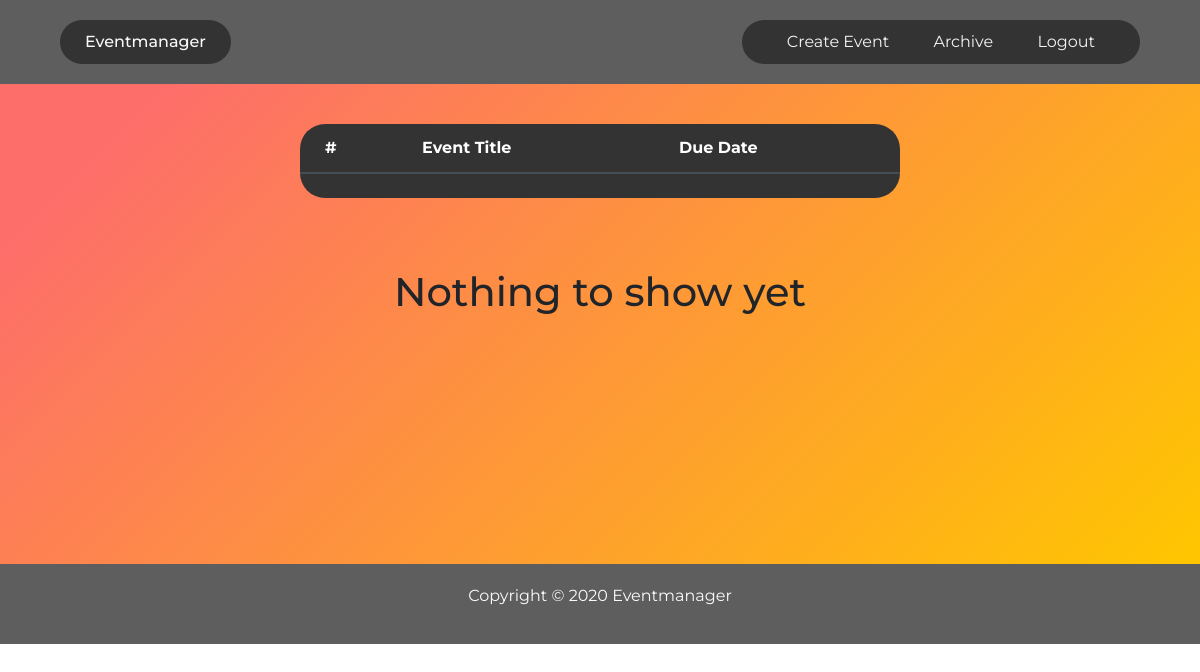
The app's page /archive (signed in), older data.
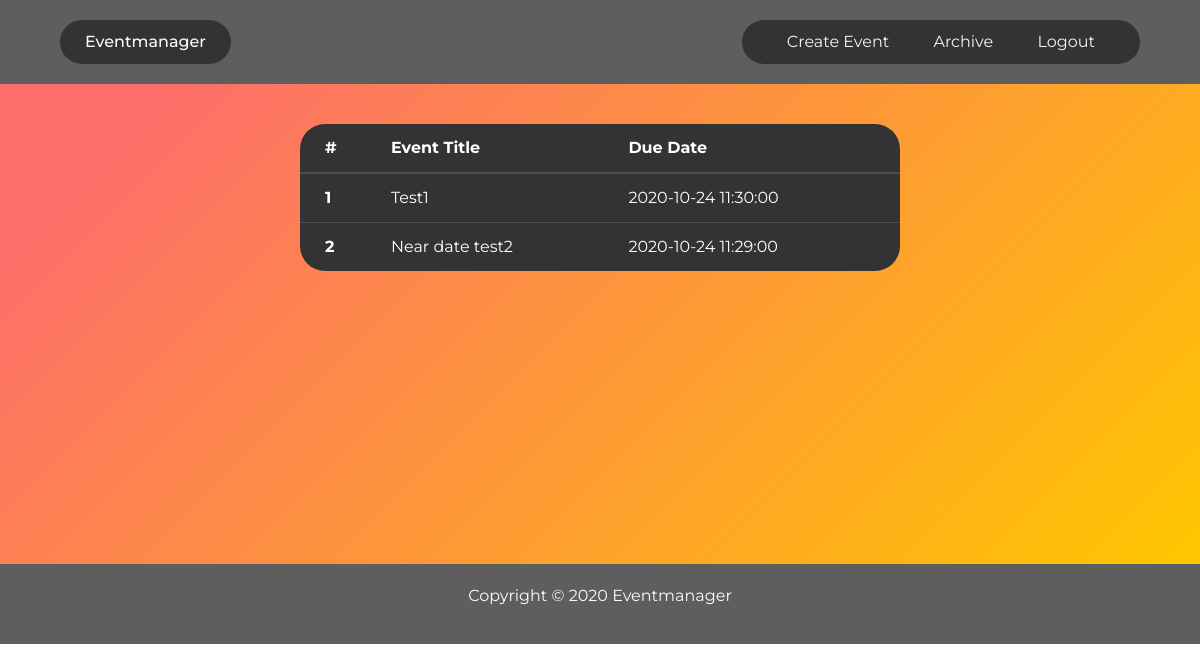
The same page, newer data.
### app/models.py (models this page shows, shortened)
class Event (db.Model):
    id = db.Column(db.Integer, primary_key=True)
    title = db.Column(db.String, nullable=False)
    created = db.Column(
        db.DateTime, nullable=False, default=datetime.utcnow)
    due_date = db.Column(db.DateTime, nullable=False)
    description = db.Column(db.Text)
    archived = db.Column(db.Boolean, nullable=False, default=False)
    user_id = db.Column(db.Integer, db.ForeignKey('user.id'), nullable=False)

### app/routes.py (the view)
@app.route("/archive")
@login_required
def archive():
    events = Event.query.filter_by(user_id=current_user.id).filter_by(archived=True).all()
    return render_template("archive.html", title="Archive", events=events)

### app/models.py (called while the page is built)
@login_manager.user_loader
def load_user(user_id):
    return User.query.get(int(user_id))

### app/routes.py (called while the page is built)
@app.after_request
def after_request(response):
    response.headers["Cache-Control"] = "no-cache, no-store, must-revalidate"
    response.headers["Expires"] = 0
    response.headers["Pragma"] = "no-cache"
    return response

### app/templates/archive.html
{% extends "layout.html" %}
{% block content %}
<div class="container_colored">
    <div class="container_content container_table">
        <table class="table table-dark">
            <thead>
                <tr>
                    <th scope="col" class="left_element">#</th>
                    <th scope="col">Event Title</th>
                    <th scope="col">Due Date</th>
                  </tr>
            </thead>
            <tbody>
            {% if events is defined and events|length > 0 %}
                {% for event in events %}
                    <tr>
                    <th scope="row" class="left_element">{{loop.index}}</th>
                    <td>{{event.title}}</td>
                    <td>{{event.due_date}}</td>
                    </tr>
                {% endfor %}
            {% else %}
            <tr>
                <th scope="row" class="left_element"></th>
                <td></td>
                <td></td>
            </tr>
            {% endif %}
            </tbody>
        </table>
        {% if events|length == 0 %}
        <h1>Nothing to show yet</h1>
        {% endif %}
    </div>
</div>
{% endblock content %}

### app/templates/layout.html (shortened to what this page needs)
<!DOCTYPE html>
<html>
<head>
    <link rel="stylesheet" type="text/css" href="{{ url_for('static', filename='css/styles.css') }}">
    <link rel="stylesheet" href="https://cdn.jsdelivr.net/npm/bootstrap@4.5.3/dist/css/bootstrap.min.css"
>
    <link rel="stylesheet" href="https://netdna.bootstrapcdn.com/font-awesome/4.7.0/css/font-awesome.css" />
    <link rel="stylesheet" href="https://cdnjs.cloudflare.com/ajax/libs/highlight.js/9.9.0/styles/github.min.css" />
    <link rel="stylesheet" href="https://tempusdominus.github.io/bootstrap-4/theme/css/tempusdominus-bootstrap-4.css" />
</head>
<body>
    <header class="header_flex">
        <div class="link_flexbox_container">
            {% if current_user.is_authenticated %}
            <a class="logo" href="{{url_for("overview")}}"><button class="logo_button">Eventmanager</button></a>
            {% else %}
            <a class="logo" href="{{url_for("home")}}"><button class="logo_button">Eventmanager</button></a>
            {% endif %}
        </div>
        <nav class="navbar_items_links">
            {% if current_user.is_authenticated %}
            <ul class="navbar_list_container">
                <li class="nav_item"><a class="nav_link" href="{{url_for("create")}}">Create Event</a></li>
                <li class="nav_item"><a class="nav_link" href="{{url_for("archive")}}">Archive</a></li>
                <li class="nav_item"><a class="nav_link" href="{{url_for("logout")}}">Logout</a></li>
            </ul>
            {% else %}
            <ul class="navbar_list_container">
                <li class="nav_item"><a class="nav_link" href="{{url_for("login")}}">Login</a></li>
                <li class="nav_item"><a class="nav_link" href="{{url_for("register")}}">Register</a></li>
            </ul>
            {% endif %}
        </nav>
    </header>
    <main role="main">
        {% block content %}{% endblock %}
    </main>
    <footer class="main-footer">
        <p>Copyright &copy; 2020 Eventmanager</p>
    </footer>
</body>
</html>

### app/static/css/styles.css (style rules this page uses)
* { box-sizing: border-box; margin: 0; padding: 0; font-family: "Montserrat", sans-serif; }
body { background-color:#FCFAF9; color: rgb(85,85,85); }
.container_colored { width: 100%; padding-top: 40px; padding-bottom: 40px; overflow: hidden; background-image: linear-gradient( 135deg, #FD6E6A 10%, #FFC600 100%); }
.container_content { width:80%; margin: auto; overflow:hidden; }
.link_flexbox_container { flex: 1; }
.header_flex { display: flex; justify-content: flex-start; align-items: center; padding: 20px 5%; background-color: #5E5E5E; border-style: none; }
.logo { cursor: pointer; color: rgb(244, 244, 244); background-color: #5E5E5E; border-width: 1px; border-radius: 25px; }
.logo_button { font-family: "Montserrat", sans-serif; font-weight: 500; font-size: 16px; color: #FCFAF9; padding: 10px 25px; background-color: #333333; border: none; border-width: 1px; border-radius: 25px; outline: none; cursor: pointer; transition: all 0.3s ease 0s; }
.navbar_items_links { background-color: #333333; padding: 10px 25px; border: none; border-radius: 25px; border: none; border-width: 1px; }
.navbar_list_container { margin: 0; }
.nav_item { background-color: #333333; font-size: 16px; list-style: none; display: inline-block; padding: 0px 20px; }
.nav_link { background-color: #333333; font-size: 16px; text-decoration: none; color: rgb(244, 244, 244); transition: all 0.3s ease 0s; }
.main-footer { background: #5E5E5E; color:#FCFAF9; text-align: center; padding:20px; }
.container_content.container_table { min-height: 400px; width: 50%; }
.table { border-radius: 25px; }
.table-dark { background-color: #333333 !important; }
.table thead th { border-top: none !important; }
.table .left_element { padding-left: 25px; }

Row changes from the older to the newer data that the page shows:
now on this page (row edited): Event: title "Test1", due_date "2020-10-24 11:30:00"
now on this page (row edited): Event: title "Near date test2", due_date "2020-10-24 11:29:00"
Text that changed along with them:
text no longer shown: "Nothing to show yet"
